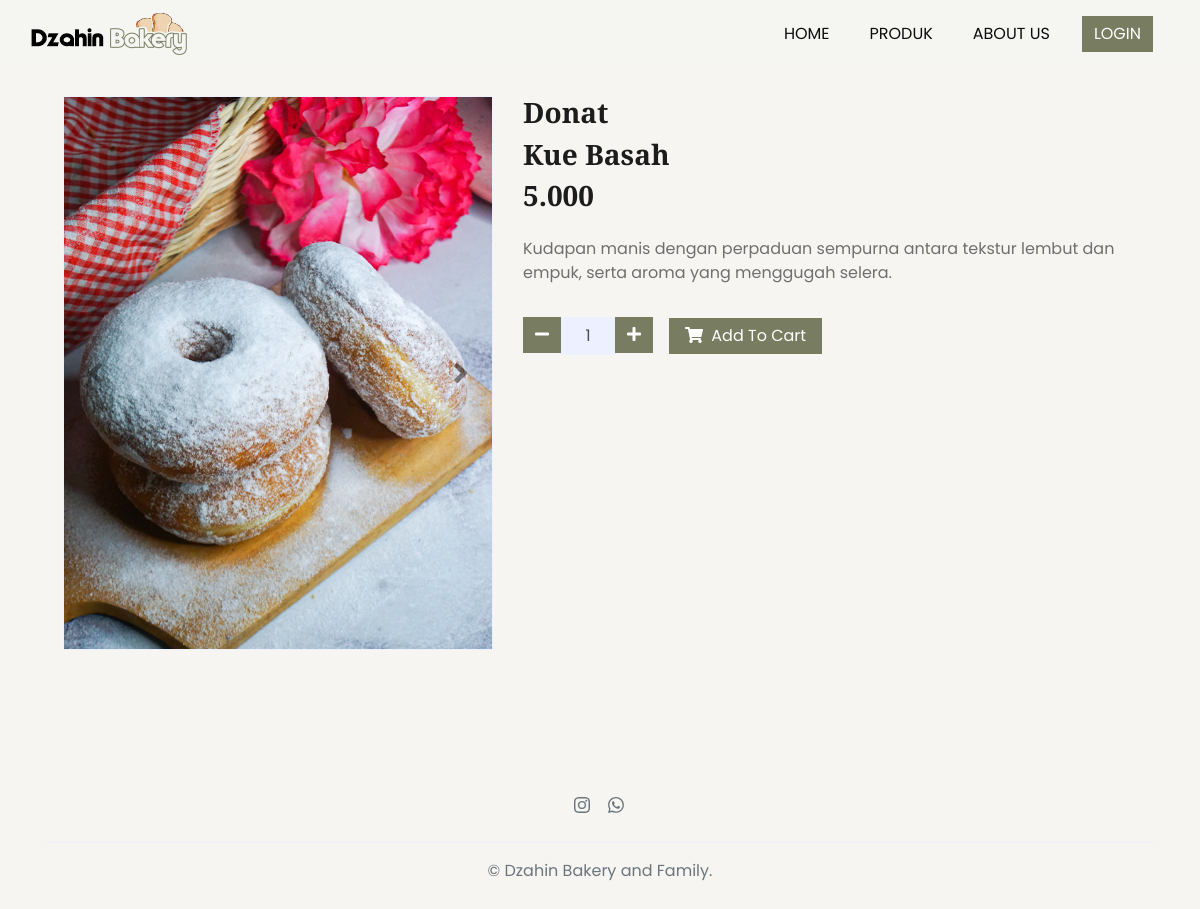
Page /home/detail_produk/1 on the committed database.
### tables this page shows
CREATE TABLE `tbl_produk` (
  `idProduk` int(11) NOT NULL,
  `idKategori` int(11) NOT NULL,
  `foto` varchar(100) NOT NULL,
  `namaProduk` varchar(30) NOT NULL,
  `harga` varchar(6) NOT NULL,
  `deskripsi_produk` text NOT NULL,
  `stok` int(3) NOT NULL
);

CREATE TABLE `tbl_kategori` (
  `idKategori` int(11) NOT NULL,
  `namaKategori` varchar(30) NOT NULL
);

### application/controllers/Home.php (called while the page is built, shortened)
<?php
class Home extends CI_Controller{
	function __construct(){
		$this->load->model('Madmin');
		$this->load->library('cart');
		}
	public function detail_produk($idProduk){
        	$dataWhere = array('idProduk' => $idProduk);
			$data['produk'] = $this->Madmin->get_by_id('tbl_produk', $dataWhere)->row_object();
        	$data['detailProduk'] = $this->Madmin->tampilJoin()->row_object();
			$this->load->view('website/header');
			$this->load->view('website/detail_produk', $data);
			$this->load->view('website/footer');
		}
}

### index.php (called while the page is built, shortened)
<?php
require_once BASEPATH.'core/CodeIgniter.php';

### application/models/Madmin.php (called while the page is built, shortened)
<?php
class Madmin extends CI_Model
{
  public function get_by_id($tabel, $id)
  {
    return $this->db->get_where($tabel, $id);
  }
  public function tampilJoin(){
		$this->db->select('*');
		$this->db->from('tbl_produk');
		$this->db->join('tbl_kategori', 'tbl_produk.idKategori = tbl_kategori.idKategori', 'left');
		$query = $this->db->get();
		return $query;
	}
}

### application/views/website/detail_produk.php (the view)
<div class="container-fluid py-5">
        <div class="row px-xl-5 mt-5">
            <div class="col-lg-5 pb-5">
                <div id="product-carousel" class="carousel slide" data-ride="carousel">
                    <div class="carousel-inner border">
                        <div class="carousel-item active">
                            <img class="w-100 h-100" src="<?php echo base_url()?>upload/<?=$produk->foto?>" alt="Image">
                        </div>
                    </div>
                    <a class="carousel-control-prev" href="#product-carousel" data-slide="prev">
                        <i class="fa fa-2x fa-angle-left text-dark"></i>
                    </a>
                    <a class="carousel-control-next" href="#product-carousel" data-slide="next">
                        <i class="fa fa-2x fa-angle-right text-dark"></i>
                    </a>
                </div>
            </div>
            <div class="col-lg-7 pb-5">
                <h3 class="font-weight-semi-bold"><?php echo $produk->namaProduk; ?></h3>
                <h3 class="font-weight-semi-bold"><?php echo $detailProduk->namaKategori; ?></h3>
                <h3 class="font-weight-semi-bold mb-4"><?php echo $produk->harga; ?></h3>
                <p class="mb-4"><?php echo $produk->deskripsi_produk; ?></p>
                <div class="d-flex align-items-center mb-4 pt-2">
                    <div class="input-group quantity mr-3" style="width: 130px;">
                        <div class="input-group-btn">
                            <button class="btn btn-primary btn-minus">
                                <i class="fa fa-minus"></i>
                            </button>
                        </div>
                        <input type="text" class="form-control bg-secondary text-center" value="1">
                        <div class="input-group-btn">
                            <button class="btn btn-primary btn-plus">
                                <i class="fa fa-plus"></i>
                            </button>
                        </div>
                    </div>
                    <a class="btn btn-primary px-3" href="<?php echo site_url('home/add_cart/'. $produk->idProduk);?>"><i class="fa fa-shopping-cart mr-1"></i> Add To Cart</a>
                </div>
            </div>
        </div>
</div>

### assets/user/css/style.css (style rules this page uses)
:root { --accent-color: #0d0d0d; --bs-gray-100: #f3f3f3; --bs-gray-200: #e7e5e2; --bs-primary: #787d62; --bs-secondary: #f6f5f2; --bs-primary-rgb: 120, 125, 98; --bs-body-bg-rgb: 246, 245, 242; --bs-light: #fff; --bs-dark: #000; --navbar-color-color: #131814; --swiper-theme-color: #787d62 !important; --swiper-pagination-color: #787d62 !important; }
:root { --body-font: "Poppins", sans-serif; --heading-font: "Cinzel", sans-serif; }
*, *::before, *::after { -webkit-box-sizing: border-box; -moz-box-sizing: border-box; box-sizing: border-box; }
html { box-sizing: border-box; }
body { font-family: var(--body-font); font-size: 16px; font-weight: 300; line-height: 1.6; color: var(--accent-color); margin: 0; }
a { color: var(--bs-dark); text-decoration: none; transition: 0.3s color ease-out; }
.bg-secondary { background: var(--bs-secondary) !important; }
h1, h2, h3, h4, h5 { font-family: var(--heading-font); }
.container-fluid { max-width: 1540px; }
.btn.btn-primary { background: var(--bs-primary); color: var(--bs-light); border: none; }

### assets/user/css/style_cart.css (style rules this page uses)
a { text-decoration: none !important; }

### rows in the picture
tbl_produk: foto (picture), namaProduk "Donat", harga "5.000", deskripsi_produk "Kudapan manis dengan perpaduan sempurna antara tekstur lembut dan empuk, serta aroma yang menggugah selera."
tbl_kategori: namaKategori "Kue Basah"
